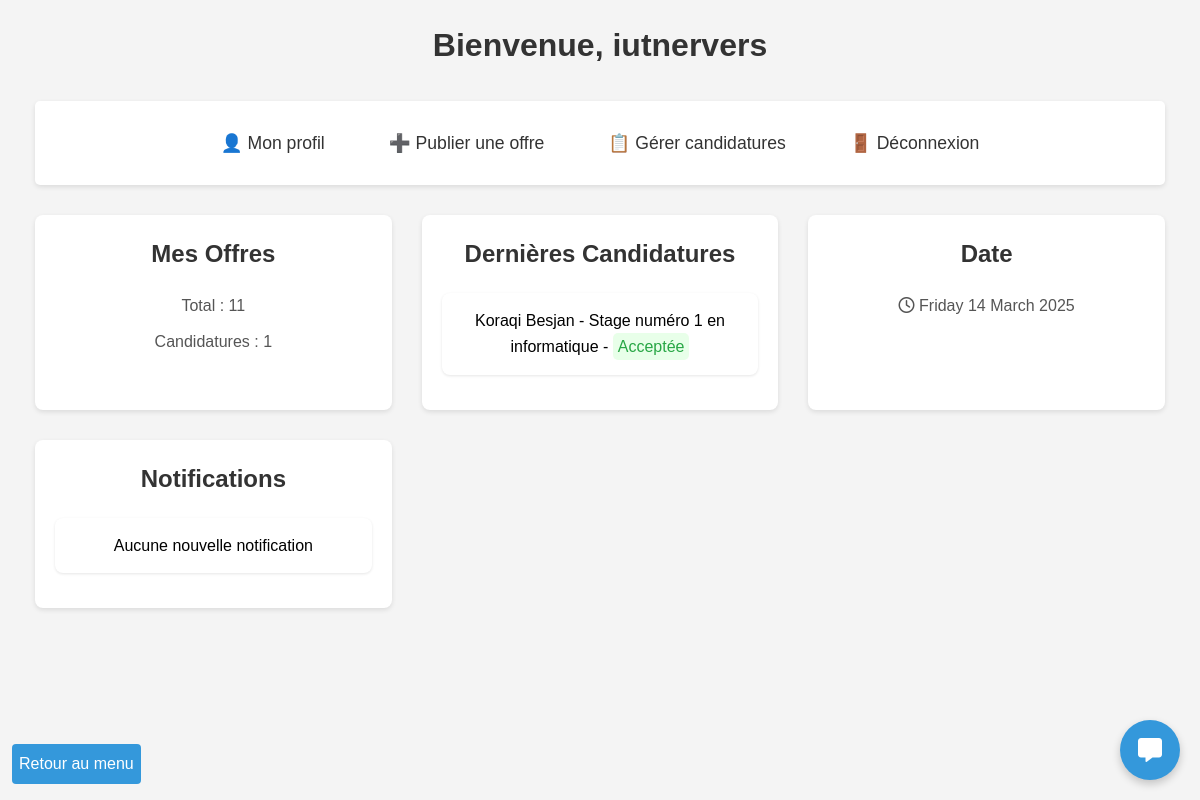
The page /app/views/home.php (signed in) on the database its author committed.
### tables this page shows
CREATE TABLE `entreprises` (
  `id` int(11) NOT NULL,
  `siret` varchar(14) NOT NULL,
  `nom` varchar(100) NOT NULL,
  `adresse` varchar(255) DEFAULT NULL,
  `ville` varchar(100) DEFAULT NULL,
  `code_postal` varchar(10) DEFAULT NULL,
  `pays` varchar(100) DEFAULT NULL,
  `telephone` varchar(20) DEFAULT NULL,
  `site_web` varchar(255) DEFAULT NULL,
  `lieu` varchar(255) DEFAULT NULL,
  `tva_intracommunautaire` varchar(50) DEFAULT NULL,
  `secteur_activite` varchar(100) DEFAULT NULL,
  `description` text,
  `adresse_facturation` varchar(255) DEFAULT NULL,
  `logo` varchar(255) DEFAULT NULL,
  `nom_contact` varchar(100) DEFAULT NULL,
  `username` varchar(100) NOT NULL,
  `email` varchar(255) NOT NULL,
  `password` varchar(255) NOT NULL,
  `role` enum('etudiant','entreprise','admin') NOT NULL DEFAULT 'entreprise',
  `date_creation` timestamp NOT NULL DEFAULT CURRENT_TIMESTAMP,
  `icone` varchar(255) DEFAULT NULL,
  `valide` tinyint(1) DEFAULT '0',
  `certification` tinyint(1) DEFAULT '0',
  `theme_color` varchar(7) DEFAULT '#3498db',
  `bloque` tinyint(1) DEFAULT '0'
);

CREATE TABLE `candidatures` (
  `id` int(11) NOT NULL,
  `etudiant_id` int(11) DEFAULT NULL,
  `offre_id` int(11) DEFAULT NULL,
  `statut` enum('en_attente','acceptee','refusee') DEFAULT 'en_attente',
  `date_candidature` datetime DEFAULT CURRENT_TIMESTAMP,
  `cv` varchar(255) NOT NULL,
  `lettre_motivation` varchar(255) NOT NULL,
  `date_modification` datetime DEFAULT CURRENT_TIMESTAMP ON UPDATE CURRENT_TIMESTAMP,
  `date_lecture` datetime DEFAULT NULL
);

CREATE TABLE `etudiants` (
  `id` int(11) NOT NULL,
  `nom` varchar(50) NOT NULL,
  `prenom` varchar(50) NOT NULL,
  `date_naissance` date DEFAULT NULL,
  `adresse` varchar(255) DEFAULT NULL,
  `ville` varchar(100) DEFAULT NULL,
  `code_postal` varchar(10) DEFAULT NULL,
  `pays` varchar(100) DEFAULT NULL,
  `telephone` varchar(20) DEFAULT NULL,
  `niveau_etude` varchar(50) DEFAULT NULL,
  `filiere` varchar(100) DEFAULT NULL,
  `cv` varchar(255) DEFAULT NULL,
  `username` varchar(100) NOT NULL,
  `email` varchar(255) NOT NULL,
  `password` varchar(255) NOT NULL,
  `role` enum('etudiant','entreprise','admin') NOT NULL DEFAULT 'etudiant',
  `lettre_motivation` text,
  `date_creation` timestamp NOT NULL DEFAULT CURRENT_TIMESTAMP,
  `icone` varchar(255) DEFAULT NULL,
  `bloque` tinyint(1) DEFAULT '0'
);

CREATE TABLE `offres_stages` (
  `id` int(11) NOT NULL,
  `entreprise_id` int(11) DEFAULT NULL,
  `titre` varchar(100) NOT NULL,
  `description` text,
  `date_debut` date DEFAULT NULL,
  `date_fin` date DEFAULT NULL,
  `lieu` varchar(255) DEFAULT NULL,
  `mode_stage` enum('distanciel','présentiel') NOT NULL,
  `logo` varchar(255) DEFAULT NULL,
  `email_contact` varchar(255) NOT NULL,
  `lien_candidature` varchar(255) DEFAULT NULL,
  `domaine` varchar(100) DEFAULT NULL,
  `remuneration` decimal(10,2) DEFAULT NULL,
  `pays` varchar(100) DEFAULT 'France',
  `ville` varchar(100) DEFAULT NULL,
  `code_postal` varchar(10) DEFAULT NULL,
  `region` varchar(100) DEFAULT NULL,
  `departement` varchar(100) DEFAULT NULL,
  `date_publication` timestamp NOT NULL DEFAULT CURRENT_TIMESTAMP,
  `pourvu` tinyint(1) DEFAULT '0'
);

### app/views/home.php (the view, shortened to what the rows shown need)
<?php
function formatStatus($status) {
    switch ($status) {
        case 'acceptee':
            return 'Acceptée';
    }
}
require_once $_SERVER['DOCUMENT_ROOT'] . '/Gestion_Stage/app/config/database.php';
$table = ($_SESSION['role'] == 'etudiant') ? 'etudiants' : 'entreprises';
$stmt = $pdo->prepare("SELECT * FROM $table WHERE id = ?");
$stmt->execute([$_SESSION['user_id']]);
$user = $stmt->fetch(PDO::FETCH_ASSOC);
$welcome_message = 'Utilisateur';
if ($_SESSION['role'] == 'etudiant') {
    $welcome_message = $user['nom'] . ' ' . $user['prenom'];
} elseif ($_SESSION['role'] == 'entreprise') {
    $welcome_message = $user['nom'];
} elseif ($_SESSION['role'] == 'admin') {
    $welcome_message = 'Administrateur';
}
$dashboard_data = [];
if ($_SESSION['role'] == 'etudiant') {
    $stmt_candidatures = $pdo->prepare("
        SELECT c.statut, o.titre, o.date_debut, o.date_fin, e.nom as entreprise_nom
        FROM candidatures c
        JOIN offres_stages o ON c.offre_id = o.id
        JOIN entreprises e ON o.entreprise_id = e.id
        WHERE c.etudiant_id = ?
        ORDER BY c.date_candidature DESC
        LIMIT 3
    ");
    $stmt_candidatures->execute([$_SESSION['user_id']]);
    $dernieres_candidatures = $stmt_candidatures->fetchAll(PDO::FETCH_ASSOC);
    $stmt_offres = $pdo->prepare("
        SELECT id, titre, description, date_debut, date_fin
        FROM offres_stages
        ORDER BY date_debut DESC
        LIMIT 3
    ");
    $stmt_offres->execute();
    $offres_recommandees = $stmt_offres->fetchAll(PDO::FETCH_ASSOC);
    $stmt_messages = $pdo->prepare("
        SELECT DISTINCT e.id, e.nom as expediteur_nom, COUNT(m.id) as nb_messages
        FROM messages m
        JOIN entreprises e ON CONCAT('C', e.id) = m.expediteur_id
        WHERE m.destinataire_id = CONCAT('E', :user_id)
        AND m.statut = 'non_lu'
        GROUP BY e.id, e.nom
        ORDER BY MAX(m.date_envoi) DESC
    ");
    $stmt_messages->execute(['user_id' => $_SESSION['user_id']]);
    $messages_non_lus = $stmt_messages->fetchAll(PDO::FETCH_ASSOC);
    $stmt_candidatures_updated = $pdo->prepare("
        SELECT c.id, c.statut, c.date_modification, o.titre, e.nom as entreprise_nom
        FROM candidatures c
        JOIN offres_stages o ON c.offre_id = o.id
        JOIN entreprises e ON o.entreprise_id = e.id
        WHERE c.etudiant_id = :user_id
        AND c.statut IN ('acceptee', 'refusee')
        AND (c.date_lecture IS NULL OR c.date_modification > c.date_lecture)
        ORDER BY c.date_modification DESC
    ");
    $stmt_candidatures_updated->execute(['user_id' => $_SESSION['user_id']]);
    $candidatures_updated = $stmt_candidatures_updated->fetchAll(PDO::FETCH_ASSOC);
    $update_stmt = $pdo->prepare("
        UPDATE candidatures
        SET date_lecture = CURRENT_TIMESTAMP
        WHERE etudiant_id = ? AND date_lecture IS NULL
    ");
    $update_stmt->execute([$_SESSION['user_id']]);
    $dashboard_data = [
        'total_candidatures' => $pdo->query("SELECT COUNT(*) FROM candidatures WHERE etudiant_id = {$_SESSION['user_id']}")->fetchColumn(),
        'candidatures_en_cours' => $pdo->query("SELECT COUNT(*) FROM candidatures WHERE etudiant_id = {$_SESSION['user_id']} AND statut = 'en_attente'")->fetchColumn(),
        'dernieres_candidatures' => $dernieres_candidatures,
        'offres_recommandees' => $offres_recommandees,
        'messages_non_lus' => $messages_non_lus,
        'total_messages_non_lus' => array_sum(array_column($messages_non_lus, 'nb_messages')),
        'candidatures_updated' => $candidatures_updated,
        'total_candidatures_updated' => count($candidatures_updated)
    ];
} elseif ($_SESSION['role'] == 'entreprise') {
    $stmt_candidatures = $pdo->prepare("
        SELECT c.id, c.statut, e.nom, e.prenom, o.titre
        FROM candidatures c
        JOIN offres_stages o ON c.offre_id = o.id
        JOIN etudiants e ON c.etudiant_id = e.id
        WHERE o.entreprise_id = ?
        ORDER BY c.date_candidature DESC
        LIMIT 3
    ");
    $stmt_candidatures->execute([$_SESSION['user_id']]);
    $dernieres_candidatures = $stmt_candidatures->fetchAll(PDO::FETCH_ASSOC);
    $stmt_messages = $pdo->prepare("
        SELECT DISTINCT e.id, CONCAT(e.nom, ' ', e.prenom) as expediteur_nom, COUNT(m.id) as nb_messages
        FROM messages m
        JOIN etudiants e ON CONCAT('E', e.id) = m.expediteur_id
        WHERE m.destinataire_id = CONCAT('C', :user_id)
        AND m.statut = 'non_lu'
        GROUP BY e.id, e.nom, e.prenom
        ORDER BY MAX(m.date_envoi) DESC
    ");
    $stmt_messages->execute(['user_id' => $_SESSION['user_id']]);
    $messages_non_lus = $stmt_messages->fetchAll(PDO::FETCH_ASSOC);
    $stmt_new_applications = $pdo->prepare("
        SELECT COUNT(*) as count_new, o.titre
        FROM candidatures c
        JOIN offres_stages o ON c.offre_id = o.id
        WHERE o.entreprise_id = :user_id
        AND c.date_lecture IS NULL
        GROUP BY o.id
    ");
    $stmt_new_applications->execute(['user_id' => $_SESSION['user_id']]);
    $new_applications = $stmt_new_applications->fetchAll(PDO::FETCH_ASSOC);
    $stmt_pending_applications = $pdo->prepare("
        SELECT COUNT(*) as count_pending, o.titre, o.id as offre_id
        FROM candidatures c
        JOIN offres_stages o ON c.offre_id = o.id
        WHERE o.entreprise_id = :user_id
        AND c.statut = 'en_attente'
        GROUP BY o.id, o.titre
    ");
    $stmt_pending_applications->execute(['user_id' => $_SESSION['user_id']]);
    $pending_applications = $stmt_pending_applications->fetchAll(PDO::FETCH_ASSOC);
    $dashboard_data = [
        'total_offres' => $pdo->query("SELECT COUNT(*) FROM offres_stages WHERE entreprise_id = {$_SESSION['user_id']}")->fetchColumn(),
        'candidatures_recues' => $pdo->query("SELECT COUNT(*) FROM candidatures c JOIN offres_stages o ON c.offre_id = o.id WHERE o.entreprise_id = {$_SESSION['user_id']}")->fetchColumn(),
        'dernieres_candidatures' => $dernieres_candidatures,
        'messages_non_lus' => $messages_non_lus,
        'total_messages_non_lus' => array_sum(array_column($messages_non_lus, 'nb_messages')),
        'new_applications' => $new_applications,
        'total_new_applications' => array_sum(array_column($new_applications, 'count_new')),
        'pending_applications' => $pending_applications,
        'total_pending_applications' => array_sum(array_column($pending_applications, 'count_pending'))
    ];
}
?>
<!DOCTYPE html>
<html lang="fr">
<head>
    <link rel="stylesheet" href="/Gestion_Stage/public/assets/css/style.css">
    <link rel="stylesheet" href="https://cdnjs.cloudflare.com/ajax/libs/font-awesome/6.1.1/css/all.min.css">
</head>
<body>
    <div class="container">
        <h1>Bienvenue, <?= htmlspecialchars($welcome_message) ?></h1>
        <nav>
    <ul class="menu">
    </ul>
</nav>
    <div class="dashboard-grid">
        <?php if ($_SESSION['role'] == 'etudiant'): ?>
            <div class="dashboard-card">
                <h3>Mes Candidatures</h3>
                <p>Total : <?= $dashboard_data['total_candidatures'] ?></p>
                <p>En cours : <?= $dashboard_data['candidatures_en_cours'] ?></p>
            </div>
            <div class="dashboard-card">
            <h3>Dernières Candidatures</h3>
                <ul class="dashboard-list">
                    <?php if (empty($dashboard_data['dernieres_candidatures'])): ?>
                        <li>Aucune candidatures récentes</li>
                    <?php else: ?>
                        <?php foreach($dashboard_data['dernieres_candidatures'] as $candidature): ?>
                            <li>
                                <?= htmlspecialchars($candidature['entreprise_nom']) . ' - ' . htmlspecialchars($candidature['titre']) . ' - '?>
                                <span class="<?= $candidature['statut'] == 'en_attente' ? 'text-warning' : ($candidature['statut'] == 'refusee' ? 'text-refuse' : 'text-success') ?>">
                                    <?= formatStatus($candidature['statut']) ?>
                                </span>
                            </li>
                        <?php endforeach; ?>
                    <?php endif; ?>
                </ul>
            </div>
            <div class="dashboard-card">
                <h3>Offres Recommandées</h3>
                <ul class="dashboard-list">
                    <?php foreach($dashboard_data['offres_recommandees'] as $offre): ?>
                        <li>
                            <?= htmlspecialchars($offre['titre']) ?>
                            <small>(<?= date('d/m/Y', strtotime($offre['date_debut'])) ?> - <?= date('d/m/Y', strtotime($offre['date_fin'])) ?>)</small>
                        </li>
                    <?php endforeach; ?>
                </ul>
            </div>
        <?php elseif ($_SESSION['role'] == 'entreprise'): ?>
            <div class="dashboard-card">
            </div>
            <div class="dashboard-card">
                <ul class="dashboard-list">
                    <?php if (empty($dashboard_data['dernieres_candidatures'])): ?>
                        <li>Aucune candidatures récentes</li>
                    <?php else: ?>
                        <?php foreach($dashboard_data['dernieres_candidatures'] as $candidature): ?>
                            <li>
                                <?= htmlspecialchars($candidature['nom'] . ' ' . $candidature['prenom']) ?>
                                - <?= htmlspecialchars($candidature['titre']) . ' - '?>
                                <span class="<?= $candidature['statut'] == 'en_attente' ? 'text-warning' : ($candidature['statut'] == 'refusee' ? 'text-refuse' : 'text-success') ?>">
                                    <?= formatStatus($candidature['statut']) ?>
                                </span>
                            </li>
                        <?php endforeach; ?>
                    <?php endif; ?>
                </ul>
            </div>
        <?php endif; ?>
        <div class="dashboard-card">
        </div>
        <?php if (in_array($_SESSION['role'], ['etudiant', 'entreprise'])): ?>
    <div class="dashboard-card">
    </div>
<?php endif; ?>
    </div>
        <p><a class="index-button" href="/Gestion_Stage/index.php">Retour au menu</a></p>
    </div>
</body>
</html>

### rows shown on the page
entreprises: nom "iutnervers"
candidatures: etudiant.prenom "Koraqi Besjan", offres_stages.titre "Stage numéro 1 en informatique", statut "Acceptée"

### other values the page prints
$dashboard_data['total_offres'] "11"
$dashboard_data['candidatures_recues'] "1"
strftime('%A %d %B %Y') "Friday 14 March 2025"
